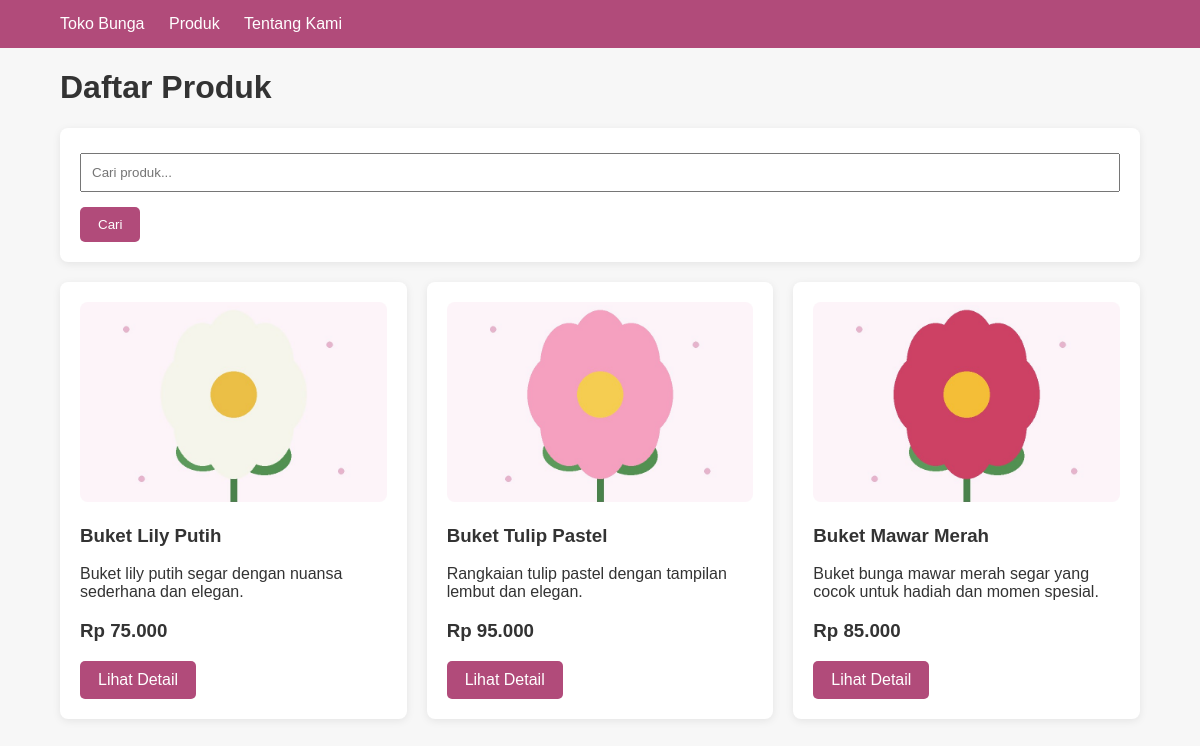
/produk.php, run on the app's committed database.
### tables this page shows
CREATE TABLE `produk` (
  `id` int(11) NOT NULL,
  `nama` varchar(100) NOT NULL,
  `kategori` varchar(50) NOT NULL,
  `deskripsi` text NOT NULL,
  `harga` decimal(12,2) NOT NULL,
  `stok` int(11) NOT NULL DEFAULT '0',
  `gambar` varchar(255) DEFAULT NULL,
  `created_at` timestamp NOT NULL DEFAULT CURRENT_TIMESTAMP
);

### produk.php (the view, shortened to what this page needs)
<?php
require_once "config/database.php";
$keyword = $_GET['keyword'] ?? '';
if ($keyword != '') {
    $keyword_safe = mysqli_real_escape_string(
        $conn,
        $keyword
    );
    $query = mysqli_query(
        $conn,
        "SELECT * FROM produk
         WHERE nama LIKE '%$keyword_safe%'
         ORDER BY id DESC"
    );
} else {
    $query = mysqli_query(
        $conn,
        "SELECT * FROM produk
         ORDER BY id DESC"
    );
}
?>
<!DOCTYPE html>
<html>
<head>
    <link rel="stylesheet" href="assets/style.css">
</head>
<body>
<div class="navbar">
    <div class="container">
        <a href="index.php">
            Toko Bunga
        </a>
        <a href="produk.php">
            Produk
        </a>
        <a href="tentang.php">
            Tentang Kami
        </a>
    </div>
</div>
<div class="container">
    <h1>Daftar Produk</h1>
    <div class="card">
        <form method="GET">
            <input
                type="text"
                name="keyword"
                placeholder="Cari produk..."
                value="<?= htmlspecialchars($keyword); ?>"
            >
            <button
                type="submit"
                class="btn"
            >
                Cari
            </button>
        </form>
    </div>
    <div class="grid">
        <?php while ($row = mysqli_fetch_assoc($query)): ?>
        <div class="card">
            <?php if ($row['gambar']): ?>
                <img
                    src="uploads/produk/<?= htmlspecialchars($row['gambar']); ?>"
                    class="product-image"
                >
            <?php endif; ?>
            <h3>
                <?= htmlspecialchars($row['nama']); ?>
            </h3>
            <p>
                <?= htmlspecialchars($row['deskripsi']); ?>
            </p>
            <h3>
                Rp <?= number_format(
                    $row['harga'],
                    0,
                    ',',
                    '.'
                ); ?>
            </h3>
            <a
                href="detail.php?id=<?= $row['id']; ?>"
                class="btn"
            >
                Lihat Detail
            </a>
        </div>
        <?php endwhile; ?>
    </div>
</div>
</body>
</html>

### assets/style.css (style rules this page uses)
* { box-sizing: border-box; }
body { margin: 0; font-family: Arial, sans-serif; background: #f7f7f7; color: #333; }
.container { width: 90%; max-width: 1100px; margin: auto; }
.navbar { background: #b14b7a; padding: 15px 0; }
.navbar a { color: white; text-decoration: none; margin-right: 20px; }
.btn { display: inline-block; padding: 10px 18px; background: #b14b7a; color: white; text-decoration: none; border-radius: 5px; border: none; cursor: pointer; }
.card { background: white; padding: 20px; border-radius: 8px; margin-bottom: 20px; box-shadow: 0 2px 8px rgba(0,0,0,0.08); }
.grid { display: grid; grid-template-columns: repeat(3, 1fr); gap: 20px; }
.product-image { width: 100%; height: 200px; object-fit: cover; border-radius: 8px; }
input, textarea, select { width: 100%; padding: 10px; margin-top: 5px; margin-bottom: 15px; }

### data on the page
produk: gambar (picture), nama "Buket Lily Putih", deskripsi "Buket lily putih segar dengan nuansa sederhana dan elegan.", harga "75.000"
produk: gambar (picture), nama "Buket Tulip Pastel", deskripsi "Rangkaian tulip pastel dengan tampilan lembut dan elegan.", harga "95.000"
produk: gambar (picture), nama "Buket Mawar Merah", deskripsi "Buket bunga mawar merah segar yang cocok untuk hadiah dan momen spesial.", harga "85.000"
